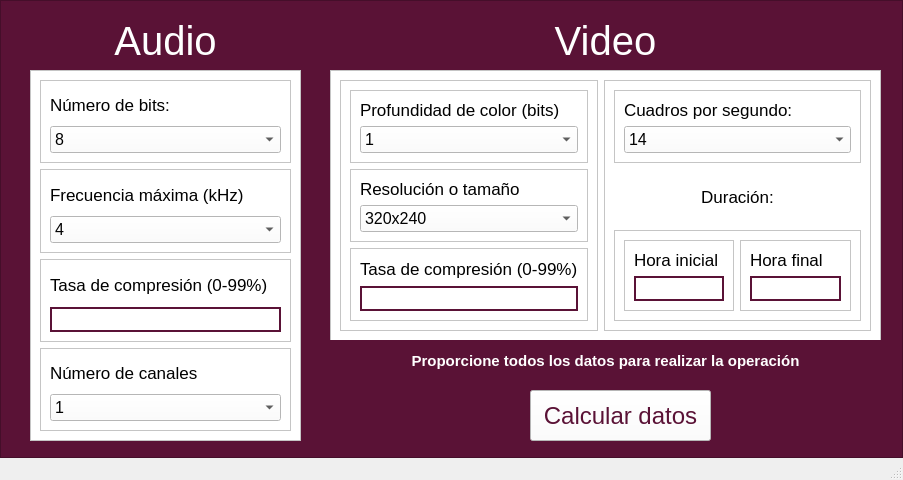
<?xml version="1.0" encoding="UTF-8"?>
<ui version="4.0">
 <class>MainWindow</class>
 <widget class="QMainWindow" name="MainWindow">
  <property name="geometry">
   <rect>
    <x>0</x>
    <y>0</y>
    <width>903</width>
    <height>480</height>
   </rect>
  </property>
  <property name="windowTitle">
   <string>MainWindow</string>
  </property>
  <widget class="QWidget" name="centralwidget">
   <layout class="QVBoxLayout" name="verticalLayout">
    <property name="leftMargin">
     <number>0</number>
    </property>
    <property name="topMargin">
     <number>0</number>
    </property>
    <property name="rightMargin">
     <number>0</number>
    </property>
    <property name="bottomMargin">
     <number>0</number>
    </property>
    <item>
     <widget class="QFrame" name="frame">
      <property name="styleSheet">
       <string notr="true">background: #5a1236</string>
      </property>
      <property name="frameShape">
       <enum>QFrame::StyledPanel</enum>
      </property>
      <property name="frameShadow">
       <enum>QFrame::Raised</enum>
      </property>
      <widget class="QFrame" name="frame_2">
       <property name="geometry">
        <rect>
         <x>30</x>
         <y>70</y>
         <width>271</width>
         <height>371</height>
        </rect>
       </property>
       <property name="styleSheet">
        <string notr="true">background-color: #fff;</string>
       </property>
       <property name="frameShape">
        <enum>QFrame::StyledPanel</enum>
       </property>
       <property name="frameShadow">
        <enum>QFrame::Raised</enum>
       </property>
       <layout class="QVBoxLayout" name="verticalLayout_6">
        <item>
         <widget class="QFrame" name="frame_4">
          <property name="frameShape">
           <enum>QFrame::StyledPanel</enum>
          </property>
          <property name="frameShadow">
           <enum>QFrame::Raised</enum>
          </property>
          <layout class="QVBoxLayout" name="verticalLayout_5">
           <item>
            <widget class="QLabel" name="label_3">
             <property name="font">
              <font>
               <pointsize>13</pointsize>
              </font>
             </property>
             <property name="text">
              <string>Número de bits:</string>
             </property>
            </widget>
           </item>
           <item>
            <widget class="QComboBox" name="audio_bits">
             <property name="font">
              <font>
               <pointsize>12</pointsize>
              </font>
             </property>
             <property name="styleSheet">
              <string notr="true">color: #010101</string>
             </property>
             <item>
              <property name="text">
               <string>8</string>
              </property>
             </item>
             <item>
              <property name="text">
               <string>10</string>
              </property>
             </item>
             <item>
              <property name="text">
               <string>12</string>
              </property>
             </item>
             <item>
              <property name="text">
               <string>16</string>
              </property>
             </item>
            </widget>
           </item>
          </layout>
         </widget>
        </item>
        <item>
         <widget class="QFrame" name="frame_5">
          <property name="frameShape">
           <enum>QFrame::StyledPanel</enum>
          </property>
          <property name="frameShadow">
           <enum>QFrame::Raised</enum>
          </property>
          <layout class="QVBoxLayout" name="verticalLayout_4">
           <item>
            <widget class="QLabel" name="label_4">
             <property name="font">
              <font>
               <pointsize>13</pointsize>
              </font>
             </property>
             <property name="text">
              <string>Frecuencia máxima (kHz)</string>
             </property>
            </widget>
           </item>
           <item>
            <widget class="QComboBox" name="audio_frequency">
             <property name="font">
              <font>
               <pointsize>12</pointsize>
              </font>
             </property>
             <property name="styleSheet">
              <string notr="true">color: #010101</string>
             </property>
             <item>
              <property name="text">
               <string>4</string>
              </property>
             </item>
             <item>
              <property name="text">
               <string>8</string>
              </property>
             </item>
             <item>
              <property name="text">
               <string>18</string>
              </property>
             </item>
             <item>
              <property name="text">
               <string>22</string>
              </property>
             </item>
            </widget>
           </item>
          </layout>
         </widget>
        </item>
        <item>
         <widget class="QFrame" name="frame_6">
          <property name="frameShape">
           <enum>QFrame::StyledPanel</enum>
          </property>
          <property name="frameShadow">
           <enum>QFrame::Raised</enum>
          </property>
          <layout class="QVBoxLayout" name="verticalLayout_3">
           <item>
            <widget class="QLabel" name="label_5">
             <property name="font">
              <font>
               <pointsize>13</pointsize>
              </font>
             </property>
             <property name="layoutDirection">
              <enum>Qt::LeftToRight</enum>
             </property>
             <property name="text">
              <string>Tasa de compresión (0-99%)</string>
             </property>
             <property name="alignment">
              <set>Qt::AlignLeading|Qt::AlignLeft|Qt::AlignVCenter</set>
             </property>
            </widget>
           </item>
           <item>
            <widget class="QLineEdit" name="audio_compression">
             <property name="font">
              <font>
               <pointsize>12</pointsize>
              </font>
             </property>
             <property name="styleSheet">
              <string notr="true">border: 2px solid #5a1236;
padding-left: 5px;</string>
             </property>
            </widget>
           </item>
          </layout>
         </widget>
        </item>
        <item>
         <widget class="QFrame" name="frame_7">
          <property name="frameShape">
           <enum>QFrame::StyledPanel</enum>
          </property>
          <property name="frameShadow">
           <enum>QFrame::Raised</enum>
          </property>
          <layout class="QVBoxLayout" name="verticalLayout_2">
           <item>
            <widget class="QLabel" name="label_6">
             <property name="font">
              <font>
               <pointsize>13</pointsize>
              </font>
             </property>
             <property name="text">
              <string>Número de canales</string>
             </property>
            </widget>
           </item>
           <item>
            <widget class="QComboBox" name="audio_channels">
             <property name="font">
              <font>
               <pointsize>12</pointsize>
              </font>
             </property>
             <property name="styleSheet">
              <string notr="true">color: #010101</string>
             </property>
             <item>
              <property name="text">
               <string>1</string>
              </property>
             </item>
             <item>
              <property name="text">
               <string>2</string>
              </property>
             </item>
             <item>
              <property name="text">
               <string>4</string>
              </property>
             </item>
            </widget>
           </item>
          </layout>
         </widget>
        </item>
       </layout>
      </widget>
      <widget class="QFrame" name="frame_3">
       <property name="geometry">
        <rect>
         <x>330</x>
         <y>70</y>
         <width>551</width>
         <height>271</height>
        </rect>
       </property>
       <property name="styleSheet">
        <string notr="true">background-color: #fff;</string>
       </property>
       <property name="frameShape">
        <enum>QFrame::StyledPanel</enum>
       </property>
       <property name="frameShadow">
        <enum>QFrame::Raised</enum>
       </property>
       <layout class="QHBoxLayout" name="horizontalLayout">
        <item>
         <widget class="QFrame" name="frame_9">
          <property name="frameShape">
           <enum>QFrame::StyledPanel</enum>
          </property>
          <property name="frameShadow">
           <enum>QFrame::Raised</enum>
          </property>
          <layout class="QVBoxLayout" name="verticalLayout_8">
           <item>
            <widget class="QFrame" name="frame_8">
             <property name="frameShape">
              <enum>QFrame::StyledPanel</enum>
             </property>
             <property name="frameShadow">
              <enum>QFrame::Raised</enum>
             </property>
             <layout class="QVBoxLayout" name="verticalLayout_7">
              <item>
               <widget class="QLabel" name="label_7">
                <property name="font">
                 <font>
                  <pointsize>13</pointsize>
                 </font>
                </property>
                <property name="text">
                 <string>Profundidad de color (bits)</string>
                </property>
               </widget>
              </item>
              <item>
               <widget class="QComboBox" name="video_color">
                <property name="font">
                 <font>
                  <pointsize>12</pointsize>
                 </font>
                </property>
                <property name="styleSheet">
                 <string notr="true">color: #010101</string>
                </property>
                <item>
                 <property name="text">
                  <string>1</string>
                 </property>
                </item>
                <item>
                 <property name="text">
                  <string>4</string>
                 </property>
                </item>
                <item>
                 <property name="text">
                  <string>8</string>
                 </property>
                </item>
                <item>
                 <property name="text">
                  <string>24</string>
                 </property>
                </item>
               </widget>
              </item>
             </layout>
            </widget>
           </item>
           <item>
            <widget class="QFrame" name="frame_11">
             <property name="frameShape">
              <enum>QFrame::StyledPanel</enum>
             </property>
             <property name="frameShadow">
              <enum>QFrame::Raised</enum>
             </property>
             <layout class="QVBoxLayout" name="verticalLayout_11">
              <item>
               <widget class="QLabel" name="label_8">
                <property name="font">
                 <font>
                  <pointsize>13</pointsize>
                 </font>
                </property>
                <property name="text">
                 <string>Resolución o tamaño</string>
                </property>
               </widget>
              </item>
              <item>
               <widget class="QComboBox" name="video_resolution">
                <property name="font">
                 <font>
                  <pointsize>12</pointsize>
                 </font>
                </property>
                <property name="styleSheet">
                 <string notr="true">color: #010101</string>
                </property>
                <item>
                 <property name="text">
                  <string>320x240</string>
                 </property>
                </item>
                <item>
                 <property name="text">
                  <string>640x480</string>
                 </property>
                </item>
                <item>
                 <property name="text">
                  <string>1280x720</string>
                 </property>
                </item>
                <item>
                 <property name="text">
                  <string>1920x1080</string>
                 </property>
                </item>
               </widget>
              </item>
             </layout>
            </widget>
           </item>
           <item>
            <widget class="QFrame" name="frame_10">
             <property name="frameShape">
              <enum>QFrame::StyledPanel</enum>
             </property>
             <property name="frameShadow">
              <enum>QFrame::Raised</enum>
             </property>
             <layout class="QVBoxLayout" name="verticalLayout_9">
              <item>
               <widget class="QLabel" name="label_10">
                <property name="font">
                 <font>
                  <pointsize>13</pointsize>
                 </font>
                </property>
                <property name="layoutDirection">
                 <enum>Qt::LeftToRight</enum>
                </property>
                <property name="text">
                 <string>Tasa de compresión (0-99%)</string>
                </property>
                <property name="alignment">
                 <set>Qt::AlignLeading|Qt::AlignLeft|Qt::AlignVCenter</set>
                </property>
               </widget>
              </item>
              <item>
               <widget class="QLineEdit" name="video_compression">
                <property name="font">
                 <font>
                  <pointsize>12</pointsize>
                 </font>
                </property>
                <property name="styleSheet">
                 <string notr="true">border: 2px solid #5a1236;
padding-left: 5px;</string>
                </property>
               </widget>
              </item>
             </layout>
            </widget>
           </item>
          </layout>
         </widget>
        </item>
        <item>
         <widget class="QFrame" name="frame_12">
          <property name="frameShape">
           <enum>QFrame::StyledPanel</enum>
          </property>
          <property name="frameShadow">
           <enum>QFrame::Raised</enum>
          </property>
          <layout class="QVBoxLayout" name="verticalLayout_13">
           <item>
            <widget class="QFrame" name="frame_13">
             <property name="frameShape">
              <enum>QFrame::StyledPanel</enum>
             </property>
             <property name="frameShadow">
              <enum>QFrame::Raised</enum>
             </property>
             <layout class="QVBoxLayout" name="verticalLayout_10">
              <item>
               <widget class="QLabel" name="label_12">
                <property name="font">
                 <font>
                  <pointsize>13</pointsize>
                 </font>
                </property>
                <property name="text">
                 <string>Cuadros por segundo:</string>
                </property>
               </widget>
              </item>
              <item>
               <widget class="QComboBox" name="video_fps">
                <property name="font">
                 <font>
                  <pointsize>12</pointsize>
                 </font>
                </property>
                <property name="styleSheet">
                 <string notr="true">color: #010101</string>
                </property>
                <item>
                 <property name="text">
                  <string>14</string>
                 </property>
                </item>
                <item>
                 <property name="text">
                  <string>24</string>
                 </property>
                </item>
                <item>
                 <property name="text">
                  <string>30</string>
                 </property>
                </item>
                <item>
                 <property name="text">
                  <string>60</string>
                 </property>
                </item>
               </widget>
              </item>
             </layout>
            </widget>
           </item>
           <item>
            <widget class="QLabel" name="label_9">
             <property name="font">
              <font>
               <pointsize>13</pointsize>
              </font>
             </property>
             <property name="text">
              <string>Duración:</string>
             </property>
             <property name="alignment">
              <set>Qt::AlignCenter</set>
             </property>
            </widget>
           </item>
           <item>
            <widget class="QFrame" name="frame_14">
             <property name="frameShape">
              <enum>QFrame::StyledPanel</enum>
             </property>
             <property name="frameShadow">
              <enum>QFrame::Raised</enum>
             </property>
             <layout class="QHBoxLayout" name="horizontalLayout_2">
              <item>
               <widget class="QFrame" name="frame_16">
                <property name="frameShape">
                 <enum>QFrame::StyledPanel</enum>
                </property>
                <property name="frameShadow">
                 <enum>QFrame::Raised</enum>
                </property>
                <layout class="QVBoxLayout" name="verticalLayout_16">
                 <item>
                  <widget class="QLabel" name="label_13">
                   <property name="font">
                    <font>
                     <pointsize>13</pointsize>
                    </font>
                   </property>
                   <property name="text">
                    <string>Hora inicial</string>
                   </property>
                  </widget>
                 </item>
                 <item>
                  <widget class="QLineEdit" name="video_initial_time">
                   <property name="font">
                    <font>
                     <pointsize>12</pointsize>
                    </font>
                   </property>
                   <property name="styleSheet">
                    <string notr="true">border: 2px solid #5a1236;
padding-left: 5px;</string>
                   </property>
                  </widget>
                 </item>
                </layout>
               </widget>
              </item>
              <item>
               <widget class="QFrame" name="frame_15">
                <property name="frameShape">
                 <enum>QFrame::StyledPanel</enum>
                </property>
                <property name="frameShadow">
                 <enum>QFrame::Raised</enum>
                </property>
                <layout class="QVBoxLayout" name="verticalLayout_14">
                 <item>
                  <widget class="QLabel" name="label_11">
                   <property name="font">
                    <font>
                     <pointsize>13</pointsize>
                    </font>
                   </property>
                   <property name="text">
                    <string>Hora final</string>
                   </property>
                  </widget>
                 </item>
                 <item>
                  <widget class="QLineEdit" name="video_final_time">
                   <property name="font">
                    <font>
                     <pointsize>12</pointsize>
                    </font>
                   </property>
                   <property name="styleSheet">
                    <string notr="true">border: 2px solid #5a1236;
padding-left: 5px;</string>
                   </property>
                  </widget>
                 </item>
                </layout>
               </widget>
              </item>
             </layout>
            </widget>
           </item>
          </layout>
         </widget>
        </item>
       </layout>
      </widget>
      <widget class="QLabel" name="label">
       <property name="geometry">
        <rect>
         <x>30</x>
         <y>20</y>
         <width>271</width>
         <height>41</height>
        </rect>
       </property>
       <property name="font">
        <font>
         <pointsize>30</pointsize>
        </font>
       </property>
       <property name="styleSheet">
        <string notr="true">color: #fff;</string>
       </property>
       <property name="text">
        <string>Audio</string>
       </property>
       <property name="alignment">
        <set>Qt::AlignCenter</set>
       </property>
      </widget>
      <widget class="QLabel" name="label_2">
       <property name="geometry">
        <rect>
         <x>330</x>
         <y>20</y>
         <width>551</width>
         <height>41</height>
        </rect>
       </property>
       <property name="font">
        <font>
         <pointsize>30</pointsize>
        </font>
       </property>
       <property name="styleSheet">
        <string notr="true">color: #fff;</string>
       </property>
       <property name="text">
        <string>Video</string>
       </property>
       <property name="alignment">
        <set>Qt::AlignCenter</set>
       </property>
      </widget>
      <widget class="QPushButton" name="calculate">
       <property name="geometry">
        <rect>
         <x>530</x>
         <y>390</y>
         <width>181</width>
         <height>51</height>
        </rect>
       </property>
       <property name="font">
        <font>
         <pointsize>18</pointsize>
        </font>
       </property>
       <property name="styleSheet">
        <string notr="true">background-color: #fff;
color: #5a1236;</string>
       </property>
       <property name="text">
        <string>Calcular datos</string>
       </property>
      </widget>
      <widget class="QLabel" name="error_label">
       <property name="geometry">
        <rect>
         <x>330</x>
         <y>340</y>
         <width>551</width>
         <height>41</height>
        </rect>
       </property>
       <property name="font">
        <font>
         <pointsize>11</pointsize>
         <weight>75</weight>
         <bold>true</bold>
        </font>
       </property>
       <property name="styleSheet">
        <string notr="true">color: #fff;
text-transform: uppercase;
font-weight: bold;</string>
       </property>
       <property name="text">
        <string>Proporcione todos los datos para realizar la operación</string>
       </property>
       <property name="alignment">
        <set>Qt::AlignCenter</set>
       </property>
      </widget>
     </widget>
    </item>
   </layout>
  </widget>
  <widget class="QStatusBar" name="statusbar"/>
 </widget>
 <resources/>
 <connections/>
</ui>
